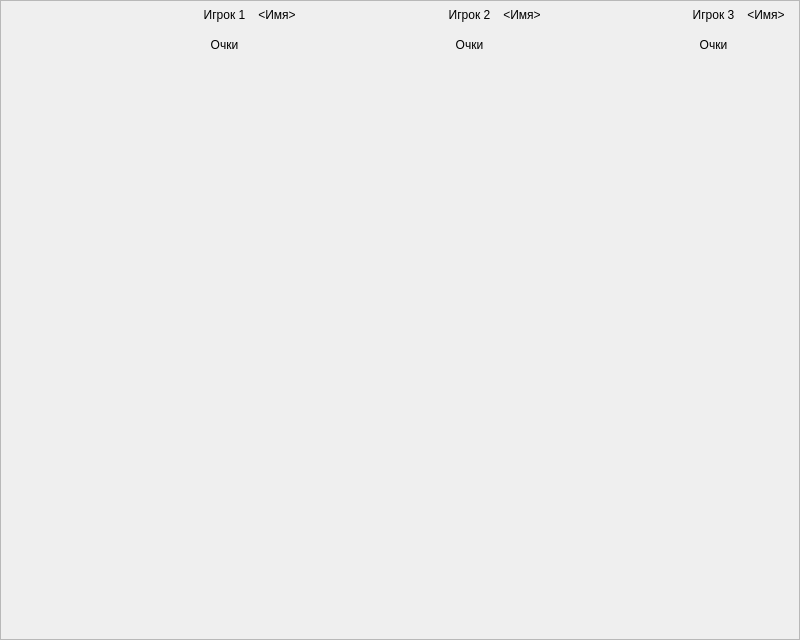
   <widget class="QFrame" name="frame_background">
    <property name="enabled">
     <bool>true</bool>
    </property>
    <property name="geometry">
     <rect>
      <x>-1</x>
      <y>-1</y>
      <width>800</width>
      <height>640</height>
     </rect>
    </property>
    <property name="frameShape">
     <enum>QFrame::StyledPanel</enum>
    </property>
    <property name="frameShadow">
     <enum>QFrame::Raised</enum>
    </property>
    <widget class="QWidget" name="gridLayoutWidget_4">
     <property name="geometry">
      <rect>
       <x>0</x>
       <y>0</y>
       <width>801</width>
       <height>641</height>
      </rect>
     </property>
     <layout class="QGridLayout" name="gridLayout_6" rowstretch="1,0,0,0,0" columnstretch="1,0,0,0,0,0,0,0,0,0,0">
      <property name="topMargin">
       <number>0</number>
      </property>
      <property name="spacing">
       <number>0</number>
      </property>
      <item row="0" column="9">
       <widget class="QLabel" name="l_PName3">
        <property name="text">
         <string>&lt;Имя&gt;</string>
        </property>
        <property name="alignment">
         <set>Qt::AlignCenter</set>
        </property>
       </widget>
      </item>
      <item row="0" column="1">
       <widget class="QLabel" name="label_15">
        <property name="minimumSize">
         <size>
          <width>55</width>
          <height>30</height>
         </size>
        </property>
        <property name="maximumSize">
         <size>
          <width>16777215</width>
          <height>30</height>
         </size>
        </property>
        <property name="text">
         <string>Игрок 1</string>
        </property>
        <property name="alignment">
         <set>Qt::AlignCenter</set>
        </property>
       </widget>
      </item>
      <item row="1" column="8">
       <widget class="QLabel" name="label_16">
        <property name="text">
         <string>Очки</string>
        </property>
        <property name="alignment">
         <set>Qt::AlignCenter</set>
        </property>
       </widget>
      </item>
      <item row="0" column="10" rowspan="2">
       <spacer name="horizontalSpacer_9">
        <property name="orientation">
         <enum>Qt::Horizontal</enum>
        </property>
        <property name="sizeType">
         <enum>QSizePolicy::Fixed</enum>
        </property>
        <property name="sizeHint" stdset="0">
         <size>
          <width>10</width>
          <height>20</height>
         </size>
        </property>
       </spacer>
      </item>
      <item row="1" column="6">
       <widget class="QLabel" name="l_PScore2">
        <property name="minimumSize">
         <size>
          <width>50</width>
          <height>0</height>
         </size>
        </property>
        <property name="text">
         <string/>
        </property>
        <property name="alignment">
         <set>Qt::AlignCenter</set>
        </property>
       </widget>
      </item>
      <item row="3" column="3" colspan="5">
       <widget class="QLabel" name="label_17">
        <property name="enabled">
         <bool>true</bool>
        </property>
        <property name="minimumSize">
         <size>
          <width>329</width>
          <height>380</height>
         </size>
        </property>
        <property name="sizeIncrement">
         <size>
          <width>1</width>
          <height>0</height>
         </size>
        </property>
        <property name="baseSize">
         <size>
          <width>329</width>
          <height>380</height>
         </size>
        </property>
        <property name="text">
         <string/>
        </property>
        <property name="pixmap">
         <pixmap>../resources/chess1v3-doska 329x380.png</pixmap>
        </property>
        <property name="scaledContents">
         <bool>true</bool>
        </property>
        <property name="alignment">
         <set>Qt::AlignCenter</set>
        </property>
        <property name="wordWrap">
         <bool>false</bool>
        </property>
       </widget>
      </item>
      <item row="1" column="1">
       <widget class="QLabel" name="label_18">
        <property name="minimumSize">
         <size>
          <width>10</width>
          <height>30</height>
         </size>
        </property>
        <property name="maximumSize">
         <size>
          <width>16777215</width>
          <height>30</height>
         </size>
        </property>
        <property name="text">
         <string>Очки</string>
        </property>
        <property name="alignment">
         <set>Qt::AlignCenter</set>
        </property>
       </widget>
      </item>
      <item row="1" column="4" colspan="2">
       <widget class="QLabel" name="label_19">
        <property name="text">
         <string>Очки</string>
        </property>
        <property name="alignment">
         <set>Qt::AlignCenter</set>
        </property>
       </widget>
      </item>
      <item row="0" column="7" rowspan="2">
       <spacer name="horizontalSpacer_10">
        <property name="orientation">
         <enum>Qt::Horizontal</enum>
        </property>
        <property name="sizeType">
         <enum>QSizePolicy::Expanding</enum>
        </property>
        <property name="sizeHint" stdset="0">
         <size>
          <width>20</width>
          <height>20</height>
         </size>
        </property>
       </spacer>
      </item>
      <item row="0" column="4" colspan="2">
       <widget class="QLabel" name="label_20">
        <property name="minimumSize">
         <size>
          <width>55</width>
          <height>0</height>
         </size>
        </property>
        <property name="text">
         <string>Игрок 2</string>
        </property>
        <property name="alignment">
         <set>Qt::AlignCenter</set>
        </property>
       </widget>
      </item>
      <item row="2" column="0" colspan="11">
       <spacer name="verticalSpacer_5">
        <property name="orientation">
         <enum>Qt::Vertical</enum>
        </property>
        <property name="sizeType">
         <enum>QSizePolicy::Fixed</enum>
        </property>
        <property name="sizeHint" stdset="0">
         <size>
          <width>20</width>
          <height>20</height>
         </size>
        </property>
       </spacer>
      </item>
      <item row="0" column="0" rowspan="2">
       <spacer name="horizontalSpacer_11">
        <property name="orientation">
         <enum>Qt::Horizontal</enum>
        </property>
        <property name="sizeType">
         <enum>QSizePolicy::Fixed</enum>
        </property>
        <property name="sizeHint" stdset="0">
         <size>
          <width>10</width>
          <height>20</height>
         </size>
        </property>
       </spacer>
      </item>
      <item row="0" column="2">
       <widget class="QLabel" name="l_PName1">
        <property name="text">
         <string>&lt;Имя&gt;</string>
        </property>
        <property name="alignment">
         <set>Qt::AlignCenter</set>
        </property>
       </widget>
      </item>
      <item row="0" column="6">
       <widget class="QLabel" name="l_PName2">
        <property name="text">
         <string>&lt;Имя&gt;</string>
        </property>
        <property name="alignment">
         <set>Qt::AlignCenter</set>
        </property>
       </widget>
      </item>
      <item row="4" column="0" colspan="11">
       <spacer name="verticalSpacer_6">
        <property name="orientation">
         <enum>Qt::Vertical</enum>
        </property>
        <property name="sizeType">
         <enum>QSizePolicy::Fixed</enum>
        </property>
        <property name="sizeHint" stdset="0">
         <size>
          <width>20</width>
          <height>10</height>
         </size>
        </property>
       </spacer>
      </item>
      <item row="1" column="2">
       <widget class="QLabel" name="l_PScore1">
        <property name="minimumSize">
         <size>
          <width>50</width>
          <height>0</height>
         </size>
        </property>
        <property name="text">
         <string/>
        </property>
        <property name="alignment">
         <set>Qt::AlignCenter</set>
        </property>
       </widget>
      </item>
      <item row="1" column="9">
       <widget class="QLabel" name="l_PScore3">
        <property name="minimumSize">
         <size>
          <width>50</width>
          <height>0</height>
         </size>
        </property>
        <property name="text">
         <string/>
        </property>
        <property name="alignment">
         <set>Qt::AlignCenter</set>
        </property>
       </widget>
      </item>
      <item row="0" column="8">
       <widget class="QLabel" name="label_21">
        <property name="minimumSize">
         <size>
          <width>55</width>
          <height>0</height>
         </size>
        </property>
        <property name="text">
         <string>Игрок 3</string>
        </property>
        <property name="alignment">
         <set>Qt::AlignCenter</set>
        </property>
       </widget>
      </item>
      <item row="0" column="3" rowspan="2">
       <spacer name="horizontalSpacer_12">
        <property name="orientation">
         <enum>Qt::Horizontal</enum>
        </property>
        <property name="sizeType">
         <enum>QSizePolicy::Expanding</enum>
        </property>
        <property name="sizeHint" stdset="0">
         <size>
          <width>20</width>
          <height>20</height>
         </size>
        </property>
       </spacer>
      </item>
     </layout>
    </widget>
   </widget>
